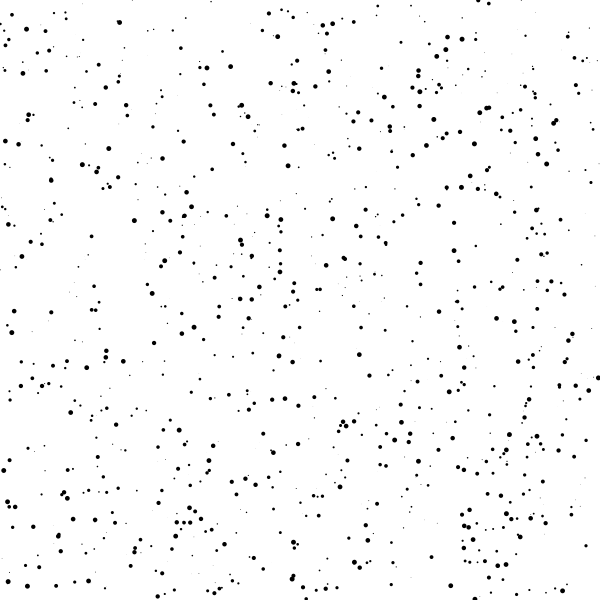
Frame 1 (no input)
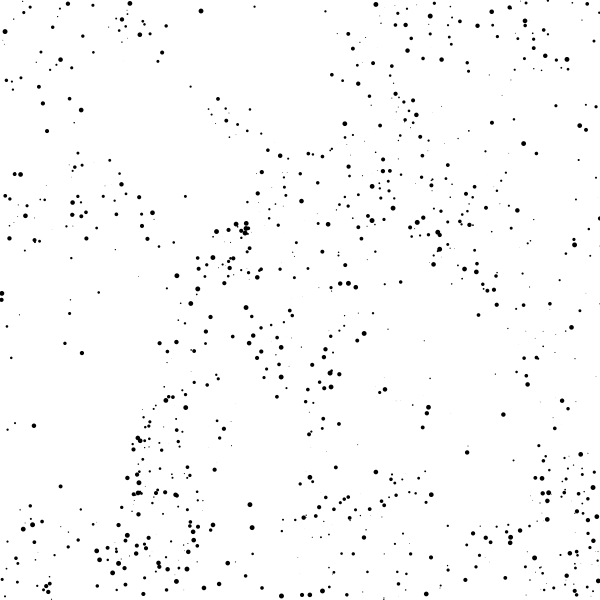
Frame 60 (the mouse pressed at the canvas centre just before this capture)
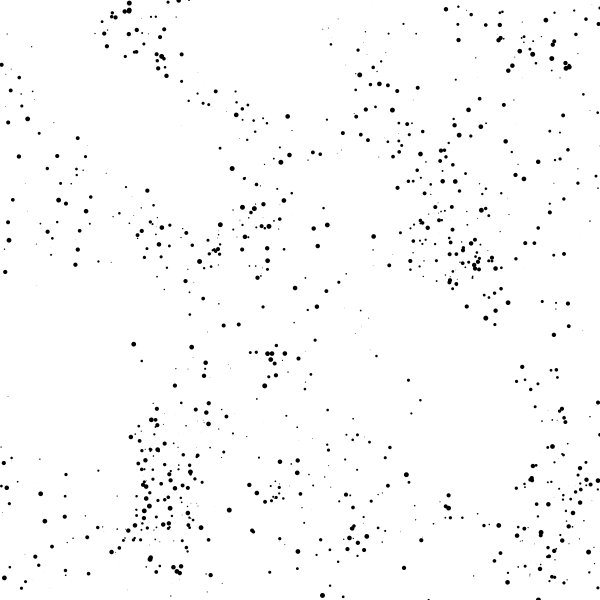
Frame 120 (the mouse held since frame 60 and released just before this capture)

The Processing sketch that drew these frames (run headless with seeded random() and noise(); from frame 60 on, the mouse is pressed at the canvas centre):

// Processing sketch: assiment_6
// ── assiment_6.pde
float g = 0.4;
int moverNum = 1000;
Mover[] mover = new Mover[moverNum];
float c;
//------------------------------------------
void setup(){
  size(600,600);
  background(255);
  fill(0);
  smooth();
  
  for(int i = 0; i < moverNum; i++){
    mover[i] = new Mover(random(0.1,2),random(width),random(height));
  }
}
//------------------------------------------
void draw(){
  //background(255);
  background(255,20);
  for(int i = 0; i < moverNum; i++){
    for(int j = 0; j < moverNum; j++){
      if (i != j){
        PVector force = mover[j].attract(mover[i]);
        mover[i].applyForce(force);
        
        //PVector d = PVector.sub( mover[i].location, mover[j].location);
        //float z = d.mag();
        //if( z <= 15 ){
        //  mover[i].velocity.add(mover[i].location.sub(mover[j].location));
        //  mover[j].velocity.add(mover[i].location.sub(mover[j].location));
        //  mover[i].velocity.mult(0.004);
        //  mover[j].velocity.mult(0.004);
        //}        
      }  
    }
    mover[i].run();
  }
}

// ── mover.pde
class Mover{
  PVector location;
  PVector velocity;
  PVector acceleration;
  float mass;  
  
  float s = random(0.05,0.2);
  float tailStep = 0, tailSpeed = random(2,3);
  
  float sx = -90, sy = 0;
  float ax = -40, ay = 0;
  float bx = 5, by = 40;
  float cx = -40, cy = 0;
  float dx = 5, dy = -40;
  float ex = 10, ey = 0;
 
  float animOff = random(TWO_PI);
  
  PVector attract(Mover m) {
    PVector force = PVector.sub(location,m.location);
    float distance = force.mag();
    //distance = constrain(distance,5.0,25.0);
    force.normalize();
    float strength = (g * mass * m.mass) / (distance * distance);
    if(distance > 15){
    force.mult(strength);
    }else if(distance <=15)
    {force.mult(-strength);
    }
    return force;
  }
  
  Mover(float m, float x, float y){
    mass = m;
    location = new PVector(x,y);
    velocity = new PVector(0,0);
    acceleration = new PVector(0,0);
  }
//------------------------------------
  void run(){
    display();
    update();
    checkEdge();
  }
//------------------------------------
  void applyForce(PVector force) {
    PVector f = PVector.div(force,mass);
    acceleration.add(f);
  }
//-------------------------------------
  void display(){
    //drawFish();
    noStroke();
    circle(location.x,location.y,random(0.2,5));
  }
//-------------------------------------
  void update(){
    velocity.add(acceleration);
    location.add(velocity);
    acceleration.mult(0);
    this.tailStep += this.tailSpeed;
    
    velocity.add((noise( location.x*.01 - PI,location.y*.01, millis()*.00002  )*2-1  )*.3,
    (  noise( location.x*.01 - PI,location.y*.01, millis()*.00002  )*2-1  )*.3);
    velocity.x = constrain(velocity.x, -2,2);
    velocity.y = constrain(velocity.y, -2,2);
      
  }
//------------------------------------
  void checkEdge(){
    if (location.x > width) {
      location = new PVector(0 , random(height));
    } else if (location.x < 0) {
      location = new PVector(width , random(height));
    }
    if (location.y > height) {
      location = new PVector(random(width) , 0);
    }    
    if (location.y < 0) {
      location = new PVector(random(width) , height);
    }
  }
//-----------------------------------
  void drawFish(){
    sy = 60*sin( this.tailStep*.1 + this.animOff);
    pushMatrix();
    translate(location.x, location.y);
    scale(this.s,this.s);
    rotate( atan2(velocity.y, velocity.x) );
 
    bezier( this.sx,this.sy, this.ax,this.ay, this.bx,this.by, this.ex,this.ey );
    bezier( this.sx,this.sy, this.cx,this.cy, this.dx,this.dy, this.ex,this.ey );
    //strokeWeight(3);
    line( this.sx,this.sy, this.ex,this.ey);
 
    //line(0,0,this.xv*3,this.yv*3);//,3,3);
    popMatrix();
  }
}
